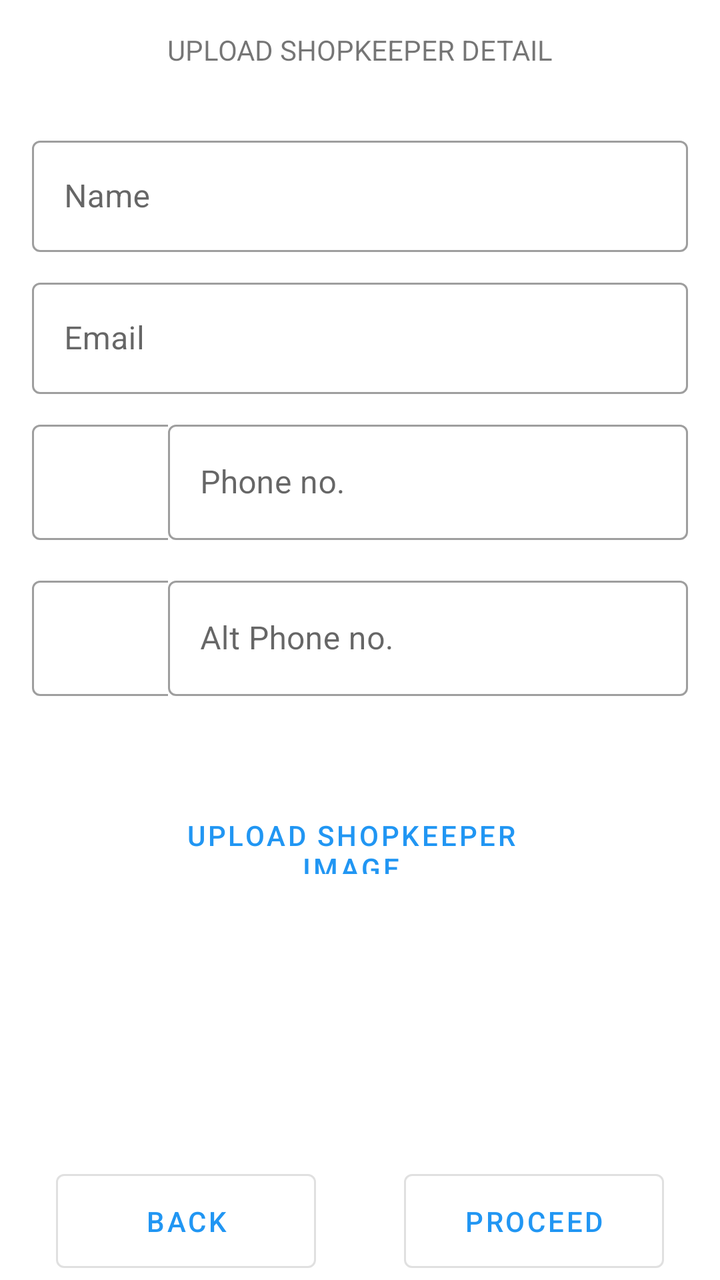
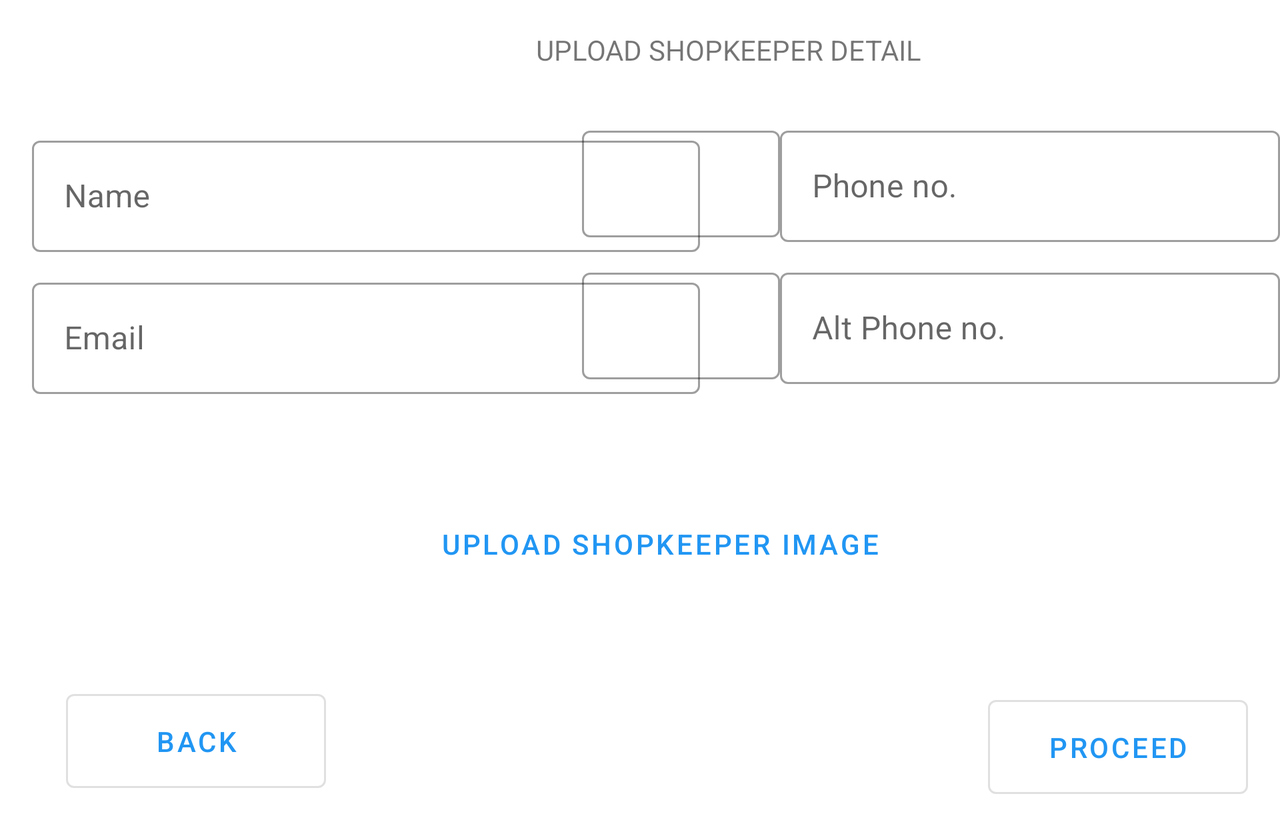

Two renders of one Android screen. The first uses the default layout on a phone; the second uses the alternative layout the repository ships for a different screen configuration, on a matching device. The two XML files are below.
<!-- AndroidManifest.xml: application theme Theme.Final_onboarding -->
<!-- res/layout/fragment_onboarding_shopkeeper_info.xml -->
<layout xmlns:android="http://schemas.android.com/apk/res/android"
    xmlns:app="http://schemas.android.com/apk/res-auto"
    xmlns:tools="http://schemas.android.com/tools">

    <data>
        <variable
            name="data"
            type="com.pucosa.pucopointManager.ui.newOnboarding.NewOnboardingViewModel" />
    </data>

<androidx.constraintlayout.widget.ConstraintLayout
    android:layout_width="match_parent"
    android:layout_height="match_parent"
    android:id="@+id/onboarding_shopkeeper_info"
tools:context=".ui.newOnboarding.pages.OnboardingShopkeeperInfo">

    <TextView
        android:id="@+id/textView3"
        android:layout_width="match_parent"
        android:layout_height="50dp"
        android:gravity="center"
        android:text="UPLOAD SHOPKEEPER DETAIL"
        app:layout_constraintStart_toStartOf="parent"
        app:layout_constraintTop_toTopOf="parent" />


        <RelativeLayout
            android:id="@+id/relativeLayout"
            android:layout_width="match_parent"
            android:layout_height="match_parent"
            android:layout_marginTop="50dp"
            android:orientation="vertical"
            app:layout_constraintBottom_toBottomOf="parent"
            app:layout_constraintEnd_toEndOf="parent"
            app:layout_constraintStart_toStartOf="parent"
            app:layout_constraintTop_toTopOf="parent"
            tools:context="com.example.android.navigation.MainActivity"
            tools:ignore="HardcodedText">

            <com.google.android.material.textfield.TextInputLayout
                android:id="@+id/name"
                style="@style/Widget.MaterialComponents.TextInputLayout.OutlinedBox"
                android:layout_width="match_parent"
                android:layout_height="wrap_content"
                android:layout_alignParentStart="true"
                android:layout_alignParentTop="true"
                android:layout_marginStart="16dp"
                android:layout_marginTop="15dp">

                <com.google.android.material.textfield.TextInputEditText
                    android:id="@+id/Name"
                    android:layout_width="match_parent"
                    android:layout_height="match_parent"
                    android:layout_alignParentTop="true"
                    android:layout_marginTop="0dp"
                    android:layout_marginEnd="16dp"
                    android:hint="Name"
                    android:inputType="text"
                 />

            </com.google.android.material.textfield.TextInputLayout>


            <com.google.android.material.textfield.TextInputLayout
                android:id="@+id/Email"
                style="@style/Widget.MaterialComponents.TextInputLayout.OutlinedBox"
                android:layout_width="match_parent"
                android:layout_height="wrap_content"
                android:layout_below="@+id/name"
                android:layout_marginStart="16dp"
                android:layout_marginTop="10dp">

                <com.google.android.material.textfield.TextInputEditText
                    android:id="@+id/email"
                    android:layout_width="match_parent"
                    android:layout_height="match_parent"
                    android:layout_alignParentTop="true"
                    android:layout_marginEnd="16dp"
                    android:hint="Email"
                    android:inputType="textEmailAddress"
                  />
            </com.google.android.material.textfield.TextInputLayout>

            <com.google.android.material.textfield.TextInputLayout
                android:id="@+id/country_code_container"
                style="@style/Widget.MaterialComponents.TextInputLayout.OutlinedBox"
                android:layout_width="wrap_content"
                android:layout_height="63dp"
                android:layout_below="@+id/Email"
                android:layout_marginStart="16dp"
                android:layout_marginTop="10dp"
                android:layout_toStartOf="@+id/phone"
                android:clickable="true"
                android:focusable="true"
                android:text="Country"
                app:endIconDrawable="@drawable/ic_baseline_arrow_drop_down_24"
                app:endIconMode="custom"
                app:errorEnabled="true"
                app:layout_constraintStart_toStartOf="parent">

                <com.google.android.material.textfield.TextInputEditText
                    android:id="@+id/country_code_input"
                    android:layout_width="99dp"
                    android:layout_height="57.7dp"
                    android:clickable="true"
                    android:focusable="false"
                    android:imeOptions="actionDone"
                    android:inputType="none"
          />

            </com.google.android.material.textfield.TextInputLayout>


            <com.google.android.material.textfield.TextInputLayout

                android:id="@+id/phone"
                style="@style/Widget.MaterialComponents.TextInputLayout.OutlinedBox"
                android:layout_width="260dp"
                android:layout_height="63dp"
                android:layout_below="@+id/Email"
                android:layout_alignParentEnd="true"
                android:layout_marginTop="10dp"
                android:layout_marginEnd="16dp"
                app:layout_constraintEnd_toEndOf="parent"
                app:layout_constraintStart_toEndOf="@id/country_code_container"
                app:startIconDrawable="@drawable/ic_baseline_phone_24">


                <com.google.android.material.textfield.TextInputEditText
                    android:id="@+id/Phone"
                    android:layout_width="260dp"
                    android:layout_height="match_parent"
                    android:layout_alignParentTop="true"
                    android:layout_marginEnd="16dp"
                    android:hint="Phone no."
                    android:inputType="phone"
                 />

            </com.google.android.material.textfield.TextInputLayout>

            <com.google.android.material.textfield.TextInputLayout
                android:id="@+id/Alt_country_code_container"
                style="@style/Widget.MaterialComponents.TextInputLayout.OutlinedBox"
                android:layout_width="wrap_content"
                android:layout_height="63dp"
                android:layout_below="@+id/country_code_container"
                android:layout_marginStart="16dp"
                android:layout_marginTop="15dp"
                android:layout_toStartOf="@+id/phone"
                android:clickable="true"
                android:focusable="true"
                app:endIconDrawable="@drawable/ic_baseline_arrow_drop_down_24"
                app:endIconMode="custom"
                app:errorEnabled="true"
                app:layout_constraintStart_toStartOf="parent">

                <com.google.android.material.textfield.TextInputEditText
                    android:id="@+id/Alt_country_code_input"
                    android:layout_width="99dp"
                    android:layout_height="57.7dp"
                    android:clickable="true"
                    android:focusable="false"
                    android:imeOptions="actionDone"
                    android:inputType="none"
                 />

            </com.google.android.material.textfield.TextInputLayout>


            <com.google.android.material.textfield.TextInputLayout

                android:id="@+id/alternatePhone"
                style="@style/Widget.MaterialComponents.TextInputLayout.OutlinedBox"
                android:layout_width="260dp"
                android:layout_height="63dp"
                android:layout_below="@+id/phone"
                android:layout_alignParentEnd="true"
                android:layout_marginTop="15dp"
                android:layout_marginEnd="16dp"
                app:layout_constraintEnd_toEndOf="parent"
                app:layout_constraintStart_toEndOf="@id/country_code_container"
                app:startIconDrawable="@drawable/ic_baseline_phone_24">


                <com.google.android.material.textfield.TextInputEditText
                    android:id="@+id/AlternatePhone"
                    android:layout_width="260dp"
                    android:layout_height="match_parent"
                    android:layout_alignParentTop="true"
                    android:layout_marginEnd="16dp"
                    android:hint="Alt Phone no."
                    android:inputType="phone"
                  />

            </com.google.android.material.textfield.TextInputLayout>

            <androidx.appcompat.widget.AppCompatButton
                android:id="@+id/uploadimage"
                style="@style/Widget.MaterialComponents.Button.OutlinedButton.Icon"
                android:layout_width="262dp"
                android:layout_height="37dp"
                android:layout_below="@+id/alternatePhone"
                android:layout_alignParentStart="true"
                android:layout_alignParentEnd="true"
                android:layout_marginStart="72dp"
                android:layout_marginTop="56dp"
                android:layout_marginEnd="77dp"
                android:text="upload shopkeeper image" />

            <ImageView
                    android:id="@+id/userimage"
                    android:layout_width="380dp"
                    android:layout_height="381dp"
                    android:layout_below="@+id/alternatePhone"
                    android:layout_alignParentStart="true"
                    android:layout_alignParentTop="true"
                    android:layout_alignParentEnd="true"
                    android:layout_marginStart="17dp"
                    android:layout_marginLeft="200dp"
                    android:layout_marginTop="310dp"
                    android:layout_marginEnd="14dp"
                    android:layout_marginBottom="56dp"
                    android:contentDescription="click to upload"
                    android:contextClickable="true" />

            <Button
                android:id="@+id/back"
                style="?attr/materialButtonOutlinedStyle"
                android:layout_width="130dp"
                android:layout_height="59dp"
                android:layout_alignParentStart="true"
                android:layout_alignParentBottom="true"
                android:layout_marginStart="28dp"
                android:text="back" />

            <Button
                android:id="@+id/proceedButton"
                style="?attr/materialButtonOutlinedStyle"
                android:layout_width="130dp"
                android:layout_height="59dp"
                android:layout_alignParentEnd="true"
                android:layout_alignParentBottom="true"
                android:layout_marginRight="28dp"
                android:text="proceed" />


        </RelativeLayout>




</androidx.constraintlayout.widget.ConstraintLayout>

</layout>
<!-- resources referenced by this layout -->
<resources>
  <style name="Theme.Final_onboarding" parent="Theme.MaterialComponents.Light">
  
          <item name="android:forceDarkAllowed" tools:targetApi="q"> false </item>
          
          <item name="android:windowBackground">@android:color/white</item>
          <item name="colorPrimary">@color/colorPrimary</item>
          <item name="colorPrimaryVariant">@color/colorTertiaryDark</item>
          <item name="colorOnPrimary">@android:color/black</item>
          
          <item name="colorSecondary">@color/colorSecondary</item>
          <item name="colorSecondaryVariant">@color/colorSecondaryDark</item>
          <item name="colorOnSecondary">@color/white</item>
          
          <item name="android:statusBarColor" tools:targetApi="l">?attr/colorPrimaryVariant</item>
          
      </style>
  <color name="colorPrimary">#2196f3</color>
  <color name="colorTertiaryDark">#7da453</color>
  <color name="colorSecondary">#ffe57f</color>
  <color name="colorSecondaryDark">#cab350</color>
  <color name="white">#ffffff</color>
</resources>
<!-- res/layout-land/fragment_onboarding_shopkeeper_info.xml (the repository's variant of the layout above) -->
<!-- drawn on the phone turned sideways -->
<layout xmlns:android="http://schemas.android.com/apk/res/android"
    xmlns:app="http://schemas.android.com/apk/res-auto"
    xmlns:tools="http://schemas.android.com/tools">

    <data>
        <variable
            name="data"
            type="com.pucosa.pucopointManager.ui.newOnboarding.NewOnboardingViewModel" />
    </data>


    <ScrollView
        android:layout_width="wrap_content"
        android:layout_height="wrap_content">
<androidx.constraintlayout.widget.ConstraintLayout
    android:layout_width="match_parent"
    android:layout_height="match_parent"
    android:id="@+id/onboarding_shopkeeper_info"
tools:context=".ui.newOnboarding.pages.OnboardingShopkeeperInfo">

    <TextView
        android:layout_width="match_parent"
        android:layout_height="50dp"
        android:layout_marginStart="268dp"
        android:background="@color/white"
        android:gravity="center"
        android:text="UPLOAD SHOPKEEPER DETAIL"
        app:layout_constraintStart_toStartOf="parent"
        app:layout_constraintTop_toTopOf="parent" />

    <RelativeLayout
        android:id="@+id/relativeLayout"
        android:layout_width="match_parent"
        android:layout_height="match_parent"
        android:layout_marginTop="50dp"
        android:orientation="vertical"
        app:layout_constraintBottom_toBottomOf="parent"
        app:layout_constraintEnd_toEndOf="parent"
        app:layout_constraintStart_toStartOf="parent"
        app:layout_constraintTop_toTopOf="parent"
        tools:context="com.example.android.navigation.MainActivity"
        tools:ignore="HardcodedText">

        <com.google.android.material.textfield.TextInputLayout
            android:id="@+id/name"
            style="@style/Widget.MaterialComponents.TextInputLayout.OutlinedBox"
            android:layout_width="350dp"
            android:layout_height="wrap_content"
            android:layout_alignParentStart="true"
            android:layout_alignParentTop="true"
            android:layout_marginStart="16dp"
            android:layout_marginTop="15dp">

            <com.google.android.material.textfield.TextInputEditText
                android:id="@+id/Name"
                android:layout_width="match_parent"
                android:layout_height="match_parent"
                android:layout_alignParentTop="true"
                android:layout_marginTop="0dp"
                android:layout_marginEnd="16dp"
                android:hint="Name"
                android:inputType="text"
                 />

        </com.google.android.material.textfield.TextInputLayout>


        <com.google.android.material.textfield.TextInputLayout
            android:id="@+id/Email"
            style="@style/Widget.MaterialComponents.TextInputLayout.OutlinedBox"
            android:layout_width="350dp"
            android:layout_height="wrap_content"
            android:layout_below="@+id/name"
            android:layout_marginStart="16dp"
            android:layout_marginTop="10dp">

            <com.google.android.material.textfield.TextInputEditText
                android:id="@+id/email"
                android:layout_width="match_parent"
                android:layout_height="match_parent"
                android:layout_alignParentTop="true"
                android:layout_marginEnd="16dp"
                android:hint="Email"
                android:inputType="textEmailAddress" />
        </com.google.android.material.textfield.TextInputLayout>

        <com.google.android.material.textfield.TextInputLayout
            android:id="@+id/country_code_container"
            style="@style/Widget.MaterialComponents.TextInputLayout.OutlinedBox"
            android:layout_width="wrap_content"
            android:layout_height="63dp"
            android:layout_marginStart="16dp"
            android:layout_marginTop="10dp"
            android:layout_toStartOf="@+id/phone"
            android:layout_toRightOf="@+id/name"
            android:clickable="true"
            android:focusable="true"
            android:text="Country"
            app:endIconDrawable="@drawable/ic_baseline_arrow_drop_down_24"
            app:endIconMode="custom"
            app:errorEnabled="true"
            app:layout_constraintStart_toStartOf="parent">

            <com.google.android.material.textfield.TextInputEditText
                android:id="@+id/country_code_input"
                android:layout_width="99dp"
                android:layout_height="53.2dp"
                android:clickable="true"
                android:focusable="false"
                android:imeOptions="actionDone"
                android:inputType="none"
                />

        </com.google.android.material.textfield.TextInputLayout>


        <com.google.android.material.textfield.TextInputLayout

            android:id="@+id/phone"
            style="@style/Widget.MaterialComponents.TextInputLayout.OutlinedBox"
            android:layout_width="wrap_content"
            android:layout_height="wrap_content"
            android:layout_alignParentEnd="true"
            android:layout_marginLeft="0dp"
            android:layout_marginTop="10dp"
            app:layout_constraintEnd_toEndOf="parent"
            app:layout_constraintStart_toEndOf="@id/country_code_container"
            app:startIconDrawable="@drawable/ic_baseline_phone_24">


            <com.google.android.material.textfield.TextInputEditText
                android:id="@+id/Phone"
                android:layout_width="250dp"
                android:layout_height="match_parent"
                android:layout_alignParentTop="true"
                android:layout_marginEnd="0dp"
                android:hint="Phone no."
                android:inputType="phone"
               />

        </com.google.android.material.textfield.TextInputLayout>

        <com.google.android.material.textfield.TextInputLayout
            android:id="@+id/Alt_country_code_container"
            style="@style/Widget.MaterialComponents.TextInputLayout.OutlinedBox"
            android:layout_width="wrap_content"
            android:layout_height="63dp"
            android:layout_below="@+id/phone"
            android:layout_marginStart="16dp"
            android:layout_marginTop="10dp"
            android:layout_toStartOf="@+id/phone"
            android:clickable="true"
            android:focusable="true"
            app:endIconDrawable="@drawable/ic_baseline_arrow_drop_down_24"
            app:endIconMode="custom"
            app:errorEnabled="true"
            app:layout_constraintStart_toStartOf="parent">

            <com.google.android.material.textfield.TextInputEditText
                android:id="@+id/Alt_country_code_input"
                android:layout_width="99dp"
                android:layout_height="53.2dp"
                android:clickable="true"
                android:focusable="false"
                android:imeOptions="actionDone"
                android:inputType="none" />

        </com.google.android.material.textfield.TextInputLayout>


        <com.google.android.material.textfield.TextInputLayout

            android:id="@+id/alternatePhone"
            style="@style/Widget.MaterialComponents.TextInputLayout.OutlinedBox"
            android:layout_width="wrap_content"
            android:layout_height="wrap_content"
            android:layout_below="@+id/phone"
            android:layout_alignParentEnd="true"
            android:layout_marginTop="10dp"
            android:layout_marginEnd="0dp"
            app:layout_constraintEnd_toEndOf="parent"
            app:layout_constraintStart_toEndOf="@id/country_code_container"
            app:startIconDrawable="@drawable/ic_baseline_phone_24">


            <com.google.android.material.textfield.TextInputEditText
                android:id="@+id/AlternatePhone"
                android:layout_width="250dp"
                android:layout_height="match_parent"
                android:layout_alignParentTop="true"
                android:layout_marginEnd="0dp"
                android:hint="Alt Phone no."
                android:inputType="phone"
               />

        </com.google.android.material.textfield.TextInputLayout>

        <androidx.appcompat.widget.AppCompatButton
            android:id="@+id/uploadimage"
            style="@style/Widget.MaterialComponents.Button.OutlinedButton.Icon"
            android:layout_width="381dp"
            android:layout_height="wrap_content"
            android:layout_below="@+id/alternatePhone"
            android:layout_alignParentStart="true"
            android:layout_alignParentEnd="true"
            android:layout_marginStart="187dp"
            android:layout_marginTop="56dp"
            android:layout_marginEnd="163dp"
            android:text="upload shopkeeper image" />

        <ImageView
            android:id="@+id/userimage"
            android:layout_width="wrap_content"
            android:layout_height="211dp"
            android:layout_below="@+id/alternatePhone"
            android:layout_alignParentStart="true"
            android:layout_alignParentTop="true"
            android:layout_alignParentEnd="true"
            android:layout_marginStart="173dp"
            android:layout_marginLeft="200dp"
            android:layout_marginTop="150dp"
            android:layout_marginEnd="154dp"
            android:contentDescription="click to upload"
            android:contextClickable="true" />

        <Button
            android:id="@+id/back"
            style="?attr/materialButtonOutlinedStyle"
            android:layout_width="130dp"
            android:layout_height="59dp"
            android:layout_alignParentStart="true"

            android:layout_alignParentTop="true"
            android:layout_marginStart="33dp"
            android:layout_marginTop="291dp"
            android:text="back" />

        <Button
            android:id="@+id/proceedButton"
            style="?attr/materialButtonOutlinedStyle"
            android:layout_width="130dp"
            android:layout_height="59dp"
            android:layout_alignParentTop="true"
            android:layout_alignParentEnd="true"
            android:layout_marginTop="294dp"
            android:layout_marginEnd="16dp"
            android:layout_marginRight="28dp"
            android:text="proceed" />


    </RelativeLayout>




</androidx.constraintlayout.widget.ConstraintLayout>
    </ScrollView>
</layout>
<!-- resources referenced by the variant -->
<!-- as the phone turned sideways resolves them -->
<resources>
  <color name="white">#ffffff</color>
  <style name="Theme.Final_onboarding" parent="Theme.MaterialComponents.Light">
  
          <item name="android:forceDarkAllowed" tools:targetApi="q"> false </item>
          
          <item name="android:windowBackground">@android:color/white</item>
          <item name="colorPrimary">@color/colorPrimary</item>
          <item name="colorPrimaryVariant">@color/colorTertiaryDark</item>
          <item name="colorOnPrimary">@android:color/black</item>
          
          <item name="colorSecondary">@color/colorSecondary</item>
          <item name="colorSecondaryVariant">@color/colorSecondaryDark</item>
          <item name="colorOnSecondary">@color/white</item>
          
          <item name="android:statusBarColor" tools:targetApi="l">?attr/colorPrimaryVariant</item>
          
      </style>
  <color name="colorPrimary">#2196f3</color>
  <color name="colorTertiaryDark">#7da453</color>
  <color name="colorSecondary">#ffe57f</color>
  <color name="colorSecondaryDark">#cab350</color>
</resources>
